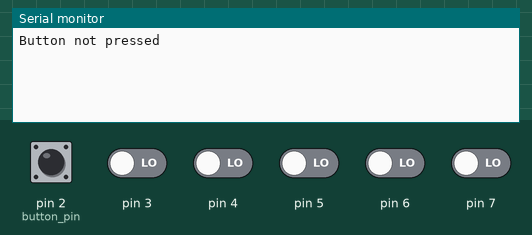
This sketch was run on a simulated Arduino Uno, built with avr-gcc and run on an emulated ATmega328P. Parts: the last lines printed to the serial monitor. The test bench sets the inputs (shaded band); at power-on: pin 2 (button_pin) HIGH, pin 3–7 LOW.

Above: at 1.2 s.
1.3 s: pin 2 (button_pin) pulled LOW for 0.15 s
At 1.45 s:
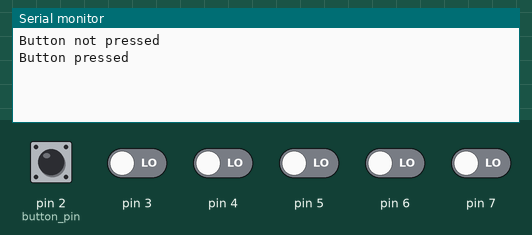
At 2.4 s:
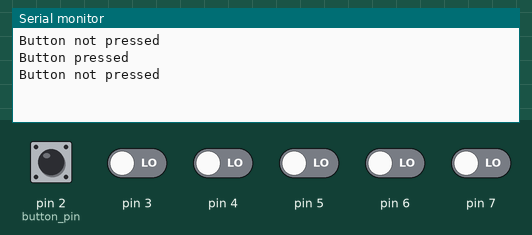

Measured:
- after the input at 1.3 s, the serial monitor: prints a new line at once (image 1)

The sketch:

lab2_partone.ino
```cpp
uint8_t button_pin = 2;
int delay_amt = 10;

void setup() {
  DDRD &= ~(1 << button_pin); // Set button_pin to input
  PORTD |= (1 << button_pin); // Set button_pin to passive pull-up

  Serial.begin(9600);
}

int debounce(int pin) {
  // begin sampling
  int count = 0;
  // iterate three times, and capture three samples for debouncing
  for (int i = 0; i < 3; i++) {
    // if the pin is high, increment count
    count += (PIND >> pin) & 1;
    // delay for 10ms
    delay(delay_amt);
  }

  // if 2 out of the 3 readings are high, then the button is pressed
  if (count >= 2) {
    return HIGH;
  } else {
    return LOW;
  }
}

int prev = 0;

void loop() {
  // debounce the button, determine state
  int curr = debounce(button_pin);

  // print based on state
  if (curr != prev) {
    if (curr == HIGH) {
      Serial.println("Button not pressed");
    } else {
      Serial.println("Button pressed");
    }
  }

  prev = curr;
}
```
